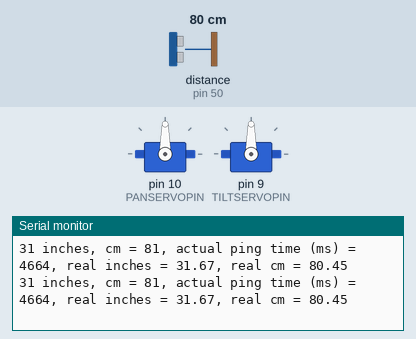
Simulated run of this sketch. Board: Arduino Mega 2560, built with avr-gcc and run on an emulated ATmega2560. Parts: 2 × servo, the last lines printed to the serial monitor. The test bench sets the inputs (shaded band); at power-on: distance to the obstacle (sensor on pin 50) 80 cm. The echo pulse lasts 58.3 µs per cm.

Above: at 1.2 s.
1.3 s: distance to the obstacle (sensor on pin 50) set to 2 cm
At 1.57 s:
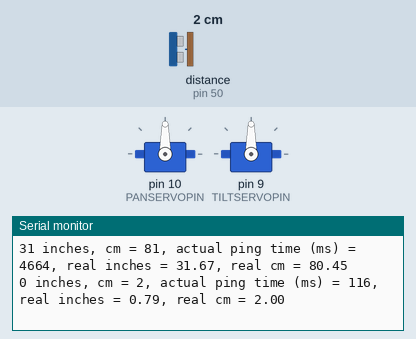
4.3 s: distance to the obstacle (sensor on pin 50) set to 18 cm
At 4.43 s:
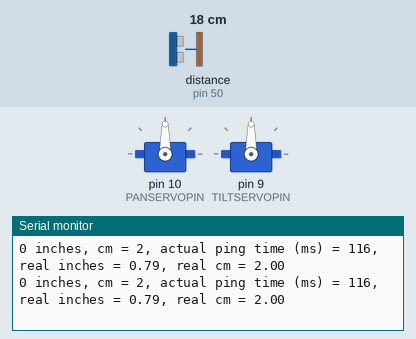
Timing chart, 0 to 7.3 s (numbered marks = the images above; inputs shaded):
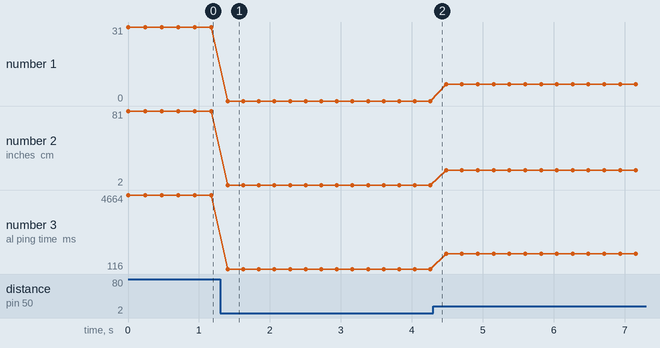

Measured:
- after the input at 1.3 s, the serial monitor: prints a new line after 0.10 s (image 1)
- plotted number 1: 31 → 0 after the input at 1.3 s, 0 → 7 after the input at 4.3 s
- plotted number 2: 81 → 2 after the input at 1.3 s, 2 → 18 after the input at 4.3 s
- plotted number 3: 4664 → 116 after the input at 1.3 s, 116 → 1049 after the input at 4.3 s

The sketch:

SonicTests.ino
```cpp
/* B3_09_Servo_Sonic.ino

   Drive the TWO-WHEELED Bread Board Bot (BBbot, B^3)
   forward.   When within 10 inches of something, turn servos to find clearest path
   and then go that way.
   When a whisker bump sensor on either side hits something,
   back up and turn slightly away from that direction and resume
   forward path.

   Stop at a specified distance from an object directly ahead.

   Arduino: Arduino Mega 256 v3 Clone
   Motor Shield: Adafruit assembled Motor Shield for Arduino v2
   ---->  http://www.adafruit.com/products/1438

   Programmer: Dave Eslinger; June 13, 2015
   Revisions:   Added sonic sensors on servos, June 23, 2016.
*/
#include <Wire.h>
#include <Adafruit_MotorShield.h>
#include <math.h>
#include <breadboardbot.h>
#include <NewPing.h>
#include <Servo.h>

// Create the motor shield object with the default I2C address
Adafruit_MotorShield AFMS = Adafruit_MotorShield();

// Define Servos
Servo panServo;
Servo tiltServo;

/* Define Constants */

// IO Pins used
const byte LEFT_BUMP_PIN = 47;    // Define DIGITAL Pins for left
const byte RIGHT_BUMP_PIN = 46;   // and right bump sensors
const byte SONIC_TRIGGER_PIN = 51;
const byte SONIC_ECHO_PIN = 50;

// Sonic sensor
const float TARGET_DISTANCE_INCHES = 10;
const int MAX_SONIC_DISTANCE = 500;      // cm, optional, 500 cm is default

/* Define new untrasonic sensor with trigger & echo pins and
   the maximum distance to be sensed. */
NewPing sonic(SONIC_TRIGGER_PIN, SONIC_ECHO_PIN, MAX_SONIC_DISTANCE);

/* Define servo pins */
const byte PANSERVOPIN = 10; // Servo 1 on AdaFruit Motor Shield
const byte TILTSERVOPIN = 9; // Servo 2

float pingDist; // define variable to use for distance measurements


void setup(void){

  panServo.attach(PANSERVOPIN);
  tiltServo.attach(TILTSERVOPIN);
  panServo.write(90);
  tiltServo.write(90);

  Serial.begin(9600);  //Begin serial communcation

  /*Set up Bump Pins with Arduino internal pullup resistors
    This will make them always high unless a bump switch is hit,
    which will make a connection to ground and they will read low. */
  pinMode(LEFT_BUMP_PIN,INPUT_PULLUP);
  pinMode(RIGHT_BUMP_PIN,INPUT_PULLUP);

  pinMode(SONIC_TRIGGER_PIN,OUTPUT);
  pinMode(SONIC_ECHO_PIN,INPUT);
//  delay(2000);  // Two second delay to get the robot placed
}

void loop(){

  // Test some of the sonic library functions:
  Serial.print(sonic.ping_in());
  Serial.print(" inches, cm = ");
  Serial.print(sonic.ping_cm());
  Serial.print(", actual ping time (ms) = ");
  int ping_milli = sonic.ping_median();
  Serial.print(ping_milli);
  Serial.print(", real inches = ");
  Serial.print(Distance_inches(ping_milli));
  Serial.print(", real cm = ");
  Serial.println(Distance_cm(ping_milli));
  delay(100); // Just to slow things down

}

/* float Distance_inches(int ping) { */
/*   float inches_per_sec = 13582.67;  // Equivilent to 345 m/s */
/*   return ping * inches_per_sec * 1e-6 *0.5; */
/* } */

/* float Distance_cm(int ping) { */
/*   float cm_per_sec = 34500.;        // Equivilent to 345 m/s */
/*   return ping * cm_per_sec * 1e-6 *0.5; */
/* } */
```
